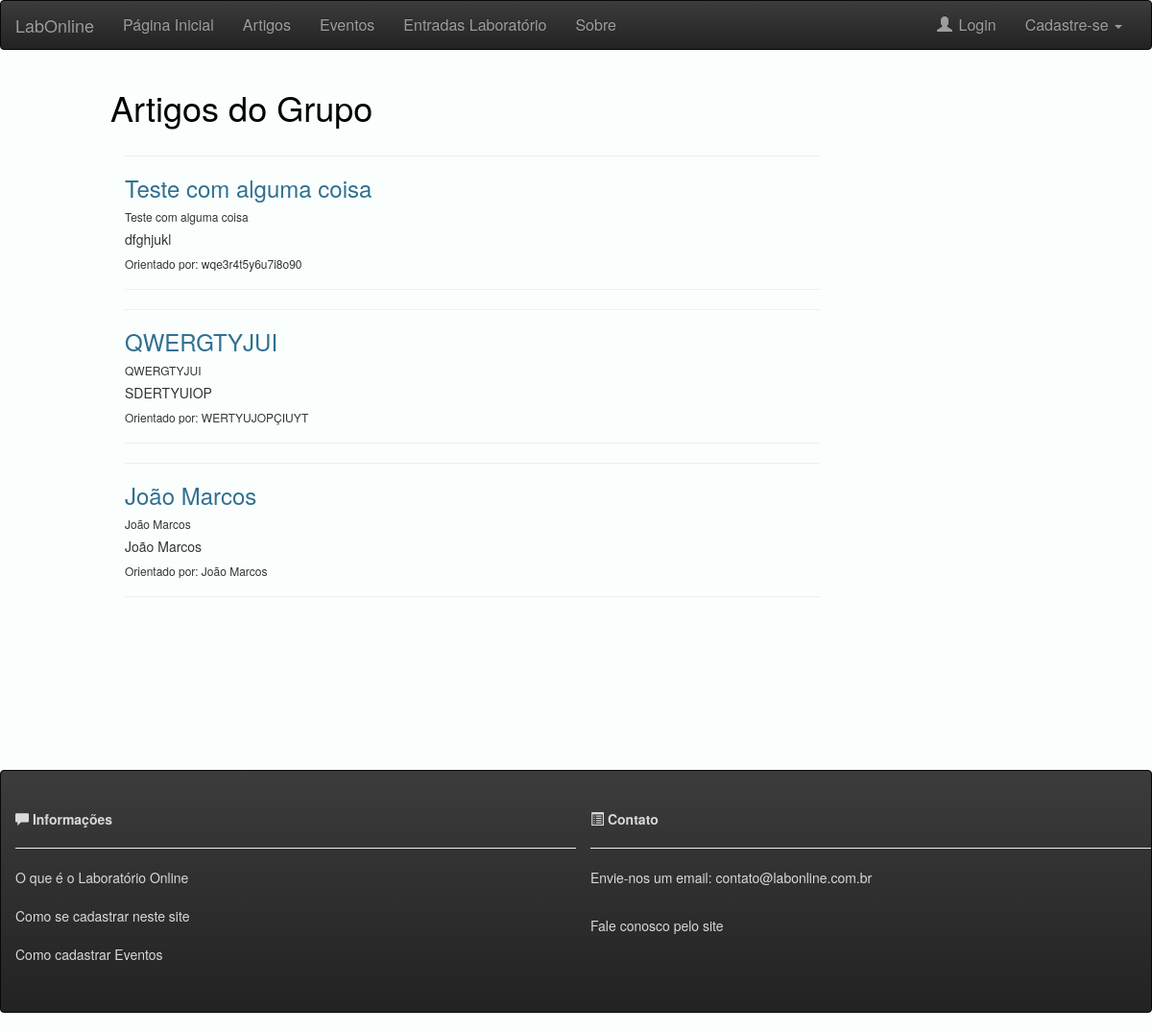
Page /artigos on the committed database.
### laboratorio/models.py (models this page shows, shortened)
class Artigo(models.Model):
	autor = models.ForeignKey(Professor, default=2, on_delete=models.CASCADE)
	titulo = models.TextField(default='')
	coautor = models.TextField(default='')
	orientador = models.TextField(default='')
	status = models.ForeignKey(StatusArtigo, default=1, on_delete=models.CASCADE)

### laboratorio/views.py (the view)
# urls.py: url(r'^artigos$', views.artigos, name='artigos.html'),
def artigos(request):
	artigos = Artigo.objects.all()
	return render (request, 'artigos.html', {'artigos':artigos})

### laboratorio/templates/artigos.html (shortened to what this page needs)
{% extends 'base.html' %}
{% block body %}
    <div class="container-fluid">
      <div class="row content">
        <div class="col-sm-1 sidenav">
        </div>
        <div class="col-sm-10">
          <h1>Artigos do Grupo</h1>
          <div class="col-sm-9" style="background-color: : beige;">
            {% for a in artigos %}
              <hr>
              <h3 class="text-info" > {{a.titulo}}</h3>
              <h6> {{a.titulo}}</h6>
              <h5>{{a.coautor}}</h5>
              <h6>Orientado por: {{a.orientador}}</h6>
              <hr>
            {% endfor %}
          </div>
        </div>
      </div>
    </div>
{% endblock %}

### laboratorio/static/css/estilo.css (style rules this page uses)
h1 { color: black; text-decoration: none; }

### rows in the picture
Artigo: titulo "Teste com alguma coisa", coautor "dfghjukl", orientador "wqe3r4t5y6u7i8o90"
Artigo: titulo "QWERGTYJUI", coautor "SDERTYUIOP", orientador "WERTYUJOPÇIUYT"
Artigo: titulo "João Marcos", coautor "João Marcos", orientador "João Marcos"
